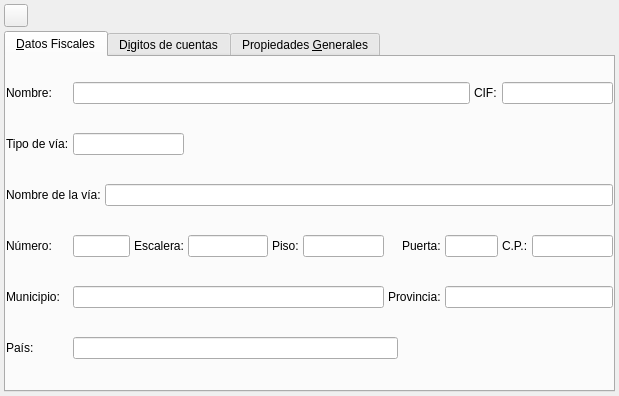
<ui version="4.0" >
 <author></author>
 <comment></comment>
 <exportmacro></exportmacro>
 <class>PropiedadesEmpresaBase</class>
 <widget class="QWidget" name="PropiedadesEmpresaBase" >
  <property name="geometry" >
   <rect>
    <x>0</x>
    <y>0</y>
    <width>619</width>
    <height>396</height>
   </rect>
  </property>
  <property name="acceptDrops" >
   <bool>false</bool>
  </property>
  <property name="windowTitle" >
   <string>Propiedades Empresa</string>
  </property>
  <property name="windowIcon" >
   <iconset resource="../../../bulmages.qrc" >:/BulmaCont32x32/images/pendientes/i_configuracion.xpm</iconset>
  </property>
  <layout class="QVBoxLayout" >
   <property name="margin" >
    <number>4</number>
   </property>
   <property name="spacing" >
    <number>4</number>
   </property>
   <item>
    <layout class="QHBoxLayout" >
     <property name="margin" >
      <number>0</number>
     </property>
     <property name="spacing" >
      <number>0</number>
     </property>
     <item>
      <widget class="QToolButton" name="toolButton1_2_2" >
       <property name="text" >
        <string/>
       </property>
       <property name="icon" >
        <iconset resource="../../../bulmages.qrc" >:/Genericos32x32/images/pendientes/i_save.xpm</iconset>
       </property>
      </widget>
     </item>
     <item>
      <spacer>
       <property name="orientation" >
        <enum>Qt::Horizontal</enum>
       </property>
       <property name="sizeType" >
        <enum>QSizePolicy::Expanding</enum>
       </property>
       <property name="sizeHint" >
        <size>
         <width>441</width>
         <height>20</height>
        </size>
       </property>
      </spacer>
     </item>
    </layout>
   </item>
   <item>
    <widget class="QTabWidget" name="TabWidget2" >
     <property name="enabled" >
      <bool>true</bool>
     </property>
     <widget class="QWidget" name="TabPage" >
      <attribute name="title" >
       <string>&amp;Datos Fiscales</string>
      </attribute>
      <layout class="QGridLayout" >
       <property name="margin" >
        <number>0</number>
       </property>
       <property name="spacing" >
        <number>4</number>
       </property>
       <item row="0" column="11" colspan="2" >
        <widget class="QLineEdit" name="lineCIF" >
         <property name="text" >
          <string/>
         </property>
        </widget>
       </item>
       <item row="1" column="0" >
        <widget class="QLabel" name="textLabel2_2_2" >
         <property name="text" >
          <string>Tipo de vía:</string>
         </property>
        </widget>
       </item>
       <item row="2" column="0" colspan="2" >
        <widget class="QLabel" name="textLabel2_2_2_2" >
         <property name="text" >
          <string>Nombre de la vía:</string>
         </property>
        </widget>
       </item>
       <item row="0" column="0" >
        <widget class="QLabel" name="textLabel2" >
         <property name="text" >
          <string>Nombre:</string>
         </property>
        </widget>
       </item>
       <item row="2" column="2" colspan="11" >
        <widget class="QLineEdit" name="lineNombreVia" >
         <property name="text" >
          <string/>
         </property>
        </widget>
       </item>
       <item row="3" column="3" >
        <widget class="QLabel" name="textLabel2_2_2_4" >
         <property name="text" >
          <string>Escalera:</string>
         </property>
        </widget>
       </item>
       <item row="3" column="4" >
        <widget class="QLineEdit" name="lineEscalera" >
         <property name="text" >
          <string/>
         </property>
        </widget>
       </item>
       <item row="3" column="6" >
        <widget class="QLineEdit" name="linePiso" >
         <property name="text" >
          <string/>
         </property>
        </widget>
       </item>
       <item row="3" column="9" colspan="2" >
        <widget class="QLineEdit" name="linePuerta" >
         <property name="text" >
          <string/>
         </property>
        </widget>
       </item>
       <item row="3" column="12" >
        <widget class="QLineEdit" name="lineCodPostal" >
         <property name="text" >
          <string/>
         </property>
         <property name="maxLength" >
          <number>5</number>
         </property>
        </widget>
       </item>
       <item row="4" column="7" colspan="2" >
        <widget class="QLabel" name="textLabel2_2_2_3_2_2" >
         <property name="text" >
          <string>Provincia:</string>
         </property>
        </widget>
       </item>
       <item row="3" column="5" >
        <widget class="QLabel" name="textLabel2_2_2_6" >
         <property name="text" >
          <string>Piso:</string>
         </property>
        </widget>
       </item>
       <item row="3" column="8" >
        <widget class="QLabel" name="textLabel2_2_2_5" >
         <property name="text" >
          <string>Puerta:</string>
         </property>
        </widget>
       </item>
       <item row="3" column="11" >
        <widget class="QLabel" name="textLabel2_2_2_7" >
         <property name="text" >
          <string>C.P.:</string>
         </property>
        </widget>
       </item>
       <item row="1" column="1" colspan="3" >
        <widget class="QLineEdit" name="lineTipoVia" >
         <property name="text" >
          <string/>
         </property>
        </widget>
       </item>
       <item row="0" column="10" >
        <widget class="QLabel" name="textLabel2_2" >
         <property name="text" >
          <string>CIF:</string>
         </property>
        </widget>
       </item>
       <item row="4" column="9" colspan="4" >
        <widget class="QLineEdit" name="lineProvincia" >
         <property name="text" >
          <string/>
         </property>
        </widget>
       </item>
       <item row="3" column="1" colspan="2" >
        <widget class="QLineEdit" name="lineNumeroVia" >
         <property name="text" >
          <string/>
         </property>
        </widget>
       </item>
       <item row="4" column="1" colspan="6" >
        <widget class="QLineEdit" name="lineMunicipio" >
         <property name="text" >
          <string/>
         </property>
        </widget>
       </item>
       <item row="5" column="1" colspan="7" >
        <widget class="QLineEdit" name="linePais" >
         <property name="text" >
          <string/>
         </property>
        </widget>
       </item>
       <item row="5" column="0" >
        <widget class="QLabel" name="textLabel2_2_2_3_2_3" >
         <property name="text" >
          <string>País:</string>
         </property>
        </widget>
       </item>
       <item row="4" column="0" >
        <widget class="QLabel" name="textLabel2_2_2_3_2" >
         <property name="text" >
          <string>Municipio:</string>
         </property>
        </widget>
       </item>
       <item row="3" column="0" >
        <widget class="QLabel" name="textLabel2_2_2_3" >
         <property name="text" >
          <string>Número:</string>
         </property>
        </widget>
       </item>
       <item row="0" column="1" colspan="9" >
        <widget class="QLineEdit" name="m_nomEmpresa" >
         <property name="text" >
          <string/>
         </property>
        </widget>
       </item>
      </layout>
     </widget>
     <widget class="QWidget" name="tab" >
      <attribute name="title" >
       <string>D&amp;igitos de cuentas</string>
      </attribute>
      <layout class="QVBoxLayout" >
       <property name="margin" >
        <number>0</number>
       </property>
       <property name="spacing" >
        <number>4</number>
       </property>
       <item>
        <widget class="QLabel" name="TextLabel1" >
         <property name="text" >
          <string>Modelo de Código Cuenta</string>
         </property>
        </widget>
       </item>
       <item>
        <layout class="QVBoxLayout" >
         <property name="margin" >
          <number>0</number>
         </property>
         <property name="spacing" >
          <number>4</number>
         </property>
         <item>
          <layout class="QHBoxLayout" >
           <property name="margin" >
            <number>0</number>
           </property>
           <property name="spacing" >
            <number>4</number>
           </property>
           <item>
            <widget class="QLabel" name="TextLabel1_2" >
             <property name="text" >
              <string>Digitos estandar</string>
             </property>
            </widget>
           </item>
           <item>
            <widget class="QLineEdit" name="modcodigo" />
           </item>
           <item>
            <widget class="QLabel" name="TextLabel2" >
             <property name="text" >
              <string>xxxx --> Dígitos de plan contable.
yyyy --> Dígitos de cuenta.</string>
             </property>
            </widget>
           </item>
          </layout>
         </item>
         <item>
          <widget class="QPushButton" name="PushButton3" >
           <property name="text" >
            <string>Modi&amp;ficar plan contable</string>
           </property>
          </widget>
         </item>
        </layout>
       </item>
       <item>
        <spacer>
         <property name="orientation" >
          <enum>Qt::Vertical</enum>
         </property>
         <property name="sizeType" >
          <enum>QSizePolicy::Expanding</enum>
         </property>
         <property name="sizeHint" >
          <size>
           <width>41</width>
           <height>71</height>
          </size>
         </property>
        </spacer>
       </item>
      </layout>
     </widget>
     <widget class="QWidget" name="tab" >
      <attribute name="title" >
       <string>Propiedades &amp;Generales</string>
      </attribute>
      <layout class="QGridLayout" >
       <property name="margin" >
        <number>0</number>
       </property>
       <property name="spacing" >
        <number>4</number>
       </property>
       <item row="0" column="0" >
        <widget class="Q3Table" name="tpropiedades" >
         <property name="resizePolicy" >
          <enum>Q3ScrollView::Default</enum>
         </property>
         <property name="dragAutoScroll" >
          <bool>true</bool>
         </property>
         <property name="numRows" >
          <number>3</number>
         </property>
         <property name="numCols" >
          <number>3</number>
         </property>
         <property name="rowMovingEnabled" >
          <bool>true</bool>
         </property>
         <property name="columnMovingEnabled" >
          <bool>true</bool>
         </property>
         <property name="sorting" >
          <bool>false</bool>
         </property>
         <property name="selectionMode" >
          <enum>Q3Table::NoSelection</enum>
         </property>
        </widget>
       </item>
      </layout>
     </widget>
    </widget>
   </item>
  </layout>
 </widget>
 <layoutdefault spacing="4" margin="4" />
 <pixmapfunction></pixmapfunction>
 <customwidgets>
  <customwidget>
   <class>Q3Table</class>
   <extends></extends>
   <header>q3table.h</header>
   <container>0</container>
   <pixmap></pixmap>
  </customwidget>
 </customwidgets>
 <tabstops>
  <tabstop>m_nomEmpresa</tabstop>
  <tabstop>lineCIF</tabstop>
  <tabstop>lineTipoVia</tabstop>
  <tabstop>lineNombreVia</tabstop>
  <tabstop>lineNumeroVia</tabstop>
  <tabstop>lineEscalera</tabstop>
  <tabstop>linePiso</tabstop>
  <tabstop>linePuerta</tabstop>
  <tabstop>lineCodPostal</tabstop>
  <tabstop>lineMunicipio</tabstop>
  <tabstop>lineProvincia</tabstop>
  <tabstop>linePais</tabstop>
  <tabstop>TabWidget2</tabstop>
  <tabstop>modcodigo</tabstop>
  <tabstop>PushButton3</tabstop>
  <tabstop>tpropiedades</tabstop>
 </tabstops>
 <resources>
  <include location="../../../bulmages.qrc" />
 </resources>
 <connections/>
</ui>
